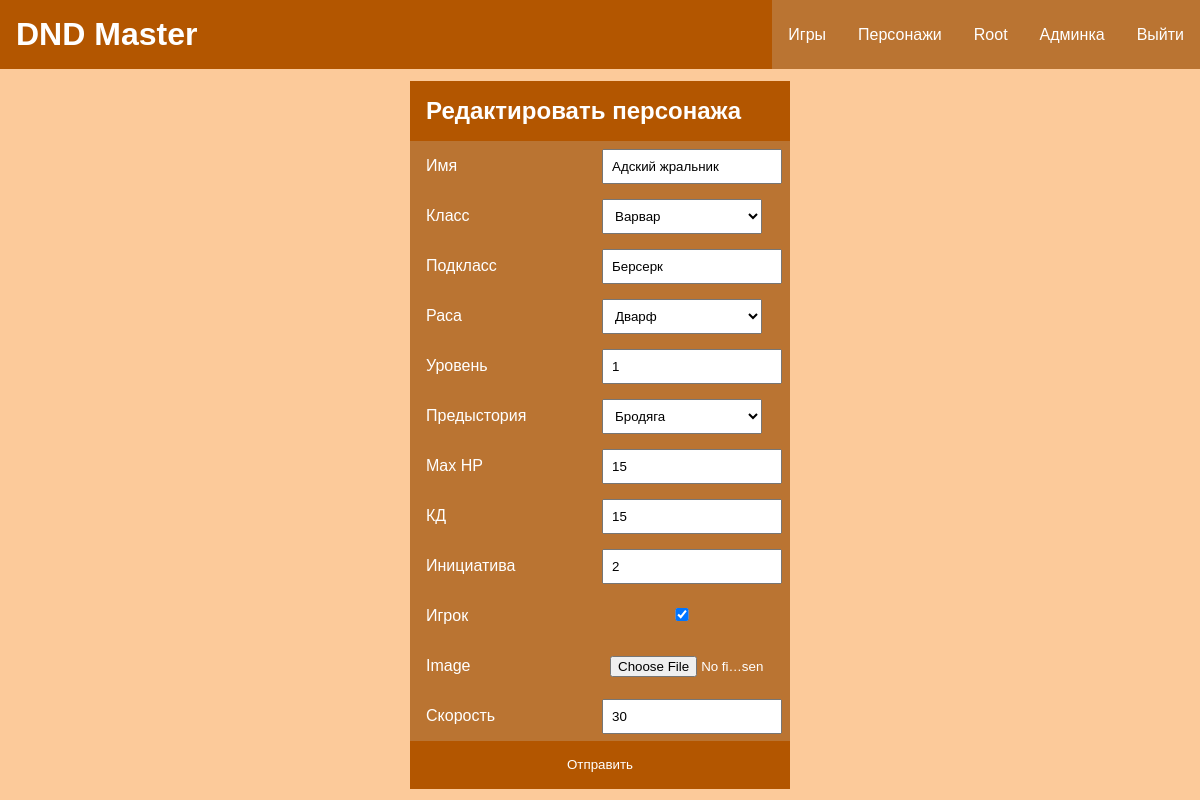
Page /characters/update/17 (signed in) on the earlier database version.
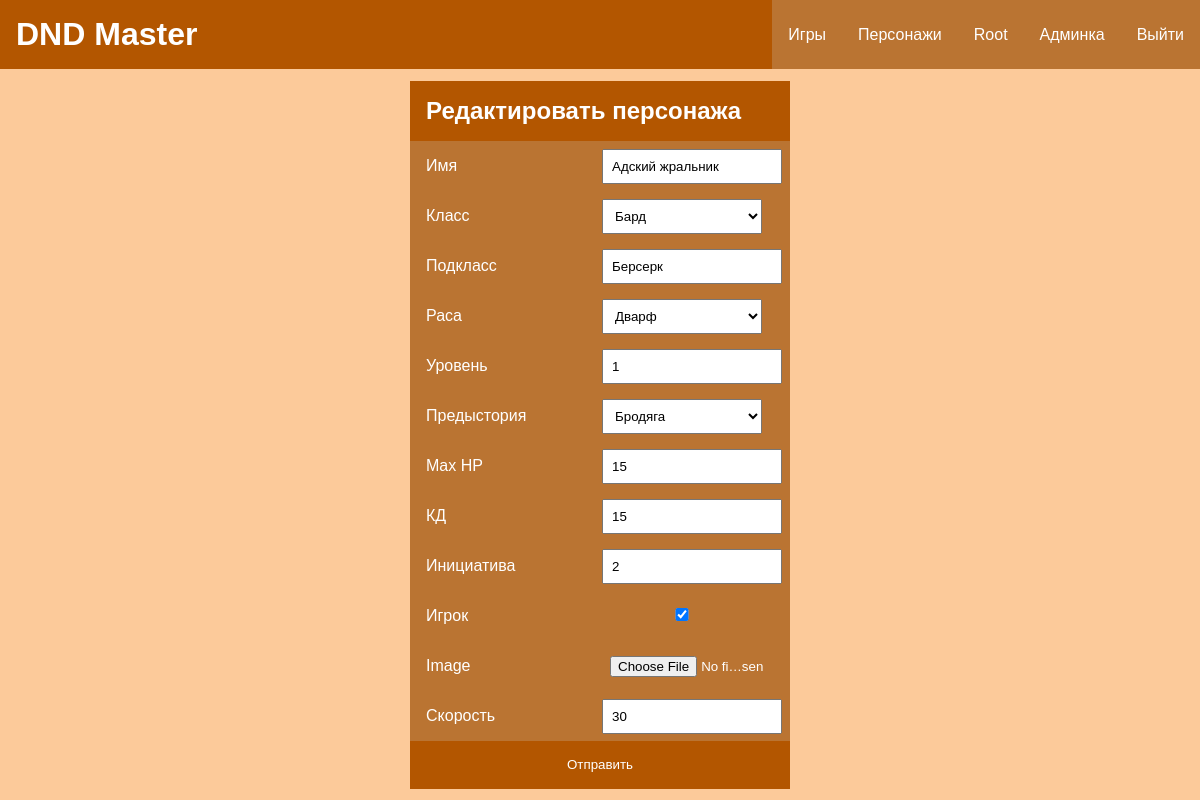
Same page on the later database version.
### characterapp/models.py (models this page shows, shortened)
class Character(models.Model):
    name = models.CharField(max_length=100, verbose_name="Имя")
    dnd_class = models.ForeignKey(DndClass, on_delete=models.PROTECT, null=True, verbose_name="Класс")
    dnd_subclass = models.CharField(max_length=100, verbose_name="Подкласс", null=True, blank=True)
    race = models.ForeignKey(Race, on_delete=models.PROTECT, null=True, verbose_name="Раса")
    background = models.ForeignKey(Background, on_delete=models.PROTECT, null=True, verbose_name="Предыстория")
    max_hp = models.IntegerField(default=0, verbose_name="Max hp", validators=[MinValueValidator(0)])
    hp = models.IntegerField(default=0, verbose_name="HP", validators=[MinValueValidator(0)])
    armor_class = models.IntegerField(default=0, verbose_name="КД", validators=[MinValueValidator(0)])
    initiative = models.IntegerField(null=True, verbose_name="Инициатива", default=0)
    cooper_coins = models.IntegerField(default=0, verbose_name="ММ", validators=[MinValueValidator(0)])
    silver_coins = models.IntegerField(default=0, verbose_name="СМ", validators=[MinValueValidator(0)])
    gold_coins = models.IntegerField(default=0, verbose_name="ЗМ", validators=[MinValueValidator(0)])
    is_player = models.BooleanField(verbose_name="Игрок")
    player_name = models.CharField(max_length=100, null=True, verbose_name="Имя игрока", blank=True)
    image = models.ImageField(upload_to="characters/", null=True, blank=True, verbose_name="Изображение")
    user = models.ForeignKey(get_user_model(), null=True, blank=True, on_delete=models.PROTECT)
    level = models.IntegerField(default=1, verbose_name="Уровень", validators=[MinValueValidator(1)])
    speed = models.IntegerField(default=0, verbose_name="Скорость", validators=[MinValueValidator(0)])
    proficient_bonus = models.IntegerField(default=2, verbose_name="Бонус мастерства")
    slug = models.SlugField(null=True, blank=True)
    class Meta:
        unique_together = ('name', 'race', 'user')
        verbose_name = "Персонаж"
        verbose_name_plural = "Персонажи"

### characterapp/views.py (the view, shortened to what this page needs)
# urls.py: path('update/<int:pk>', views.CharacterUpdateView.as_view(), name='character-update'),
class CharacterUpdateView(LoginRequiredMixin, UserPassesTestMixin, BaseMixin, UpdateView):
    model = Character
    form_class = CharacterCreateForm
    template_name = 'characterapp/character_form.html'
    title_page = "Редактировать персонажа"
    def test_func(self):
        return (self.request.user == self.get_object().user) or (not self.get_object().is_player)

### characterapp/forms.py
class CharacterCreateForm(forms.ModelForm):
    level = forms.IntegerField(min_value=1, label="Уровень")
    max_hp = forms.IntegerField(min_value=0, label="Max HP")
    initiative = forms.IntegerField(min_value=0, label="Инициатива")
    armor_class = forms.IntegerField(min_value=0, label="КД")
    speed = forms.IntegerField(min_value=0, label="Скорость")
    image = forms.ImageField(required=False, widget=forms.FileInput)
    class Meta:
        model = Character
        fields = ['name', 'dnd_class', 'dnd_subclass', 'race', 'level', 'background', 'max_hp', 'armor_class', 'initiative', 'is_player', 'image', 'speed']

### bookdata/models.py (called while the page is built)
    def __str__(self):
        return self.name

    def __str__(self):
        return self.name

    def __str__(self):
        return self.name

### characterapp/utils.py (called while the page is built)
    def get_context_data(self, **kwargs):
        context = super().get_context_data(**kwargs)
        if self.title_page:
            context['title'] = self.title_page
        return context

### characterapp/templates/characterapp/character_form.html (shortened to what this page needs)
{% extends 'base.html' %}
{% block content %}
<div class="form_page_div">
<div class="center_form_div">
<form enctype="multipart/form-data" method="post" class="center_form">
    <h2 class="center_form_h">{{title}}</h2>
    {% for f in form %}
    <p><label for="{{f.id_for_label}}" class="center_form_label">{{f.label}}</label>{{f}}</p>
    {% endfor %}
    <p><button type="submit" class="center_form_button">Отправить</button></p>
</form>
</div>
</div>
{% endblock %}

Differences in the rows shown:
changed Character "Адский жральник": dnd_class "Варвар" → "Бард"
